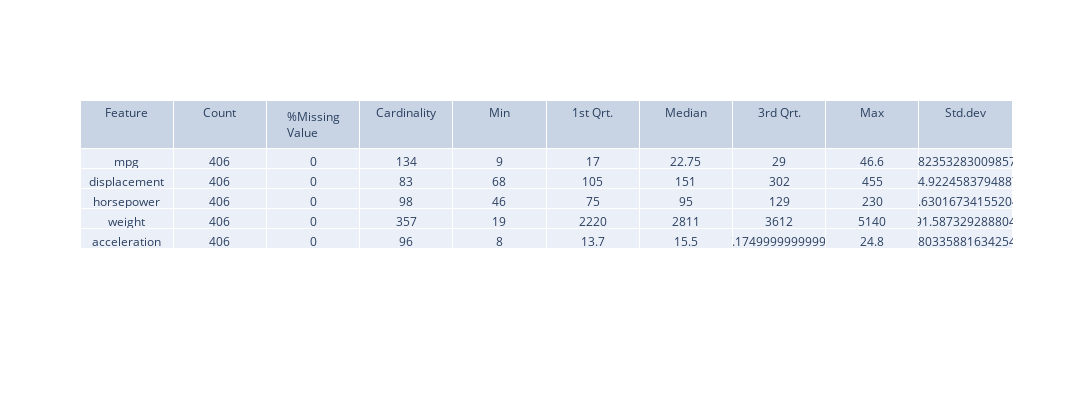
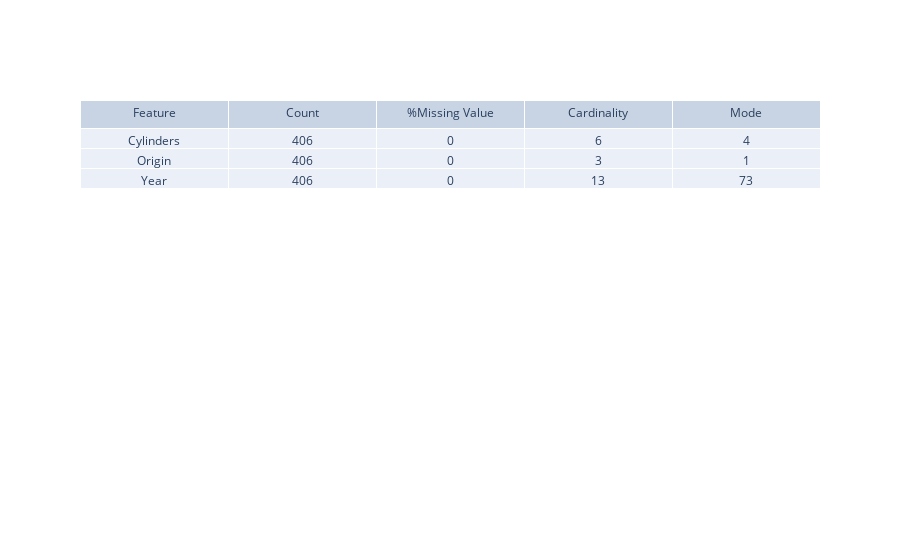

The notebook cell saved with these charts, in order:
### Markdown cell above
### Bonus Question (20 points)

Create a data quality report for the Auto-MPG dataset. 

Provide the data quality tables, distributions of categorical and nominal variables.

Also provide your solutions for handling outliers and missing values. 

Create the data quality tables after handling outliers and missing values.

Provide this as a separate PDF file. You can use the cells below to find statistics and create visualizations.

### Code cell
import plotly.graph_objects as go
import numpy as np
import statistics
from sklearn.impute import KNNImputer

print("Data Quality Report".center(100));
print("-------------------".center(100));

print('\033[1m' + 'ABT for Auto-mpg dataset');
display(adf)


print('\033[1m' + 'Numerical Features');
display(adf[numerical].describe())


fig, ax=plt.subplots(1,5,figsize=(18,6))
adf_for_hist=adf[numerical]
adf_for_hist.hist(bins=15, alpha=0.5, ax=ax)
plt.show();


print('\033[1m' + 'Categorical Features');
display(adf[categorical].describe())



sns.countplot(adf['cylinders']);
plt.title('No of Cylinders');
plt.show();

sns.countplot(adf['year']);
plt.title('Year')
plt.show();

plt.title('Origin');
sns.countplot(adf['origin']);
plt.show();

#For handling outliers and missing values
#Finding the outlier

Q1 = adf.quantile(0.25)
Q3 = adf.quantile(0.75)
IQR = Q3 - Q1

#Identifying lower and upper bound outliers for attributes

Lower_Fence = Q1 - (1.5 * IQR)

Upper_Fence = Q3 + (1.5 * IQR)

#Removing the outlier

adf_out = adf[~((adf < (Q1 - 1.5 * IQR)) |(adf > (Q3 + 1.5 * IQR))).any(axis=1)]

#impute missing values
knn_imputer = KNNImputer(n_neighbors=3)
impute_copy = adf[['mpg', 'cylinders', 'displacement', 'horsepower', 'weight','acceleration','year','origin']].copy()

df_filled = knn_imputer.fit_transform(impute_copy)

#Converting to Dataframe
new_df=pd.DataFrame(df_filled)
new_df.columns=['mpg', 'cylinders', 'displacement', 'horsepower', 'weight','acceleration','year','origin']

print('\033[1m' + 'Data Quality table after removing outliers and imputing missing values');

print('\033[1m' + 'Continuous Features');

fig = go.Figure(data=[go.Table(header=dict(values=['Feature', 'Count', '%Missing Value','Cardinality','Min','1st Qrt.','Median','3rd Qrt.','Max','Std.dev']),
                 cells=dict(values=[['mpg','displacement','horsepower','weight','acceleration'], [new_df['mpg'].count(), new_df['displacement'].count(), new_df['horsepower'].count(), new_df['acceleration'].count(),new_df['weight'].count()],[new_df['mpg'].isnull().sum(),new_df['displacement'].isnull().sum(),new_df['horsepower'].isnull().sum(),new_df['weight'].isnull().sum(),new_df['acceleration'].isnull().sum()],[new_df['mpg'].unique().size,new_df['displacement'].unique().size,new_df['horsepower'].unique().size,new_df['weight'].unique().size,new_df['acceleration'].unique().size],[new_df['mpg'].min(),new_df['displacement'].min(),new_df['horsepower'].min(),new_df['weight'].min(),new_df['acceleration'].min()],[new_df['mpg'].quantile(0.25),new_df['displacement'].quantile(0.25),new_df['horsepower'].quantile(0.25),new_df['weight'].quantile(0.25),new_df['acceleration'].quantile(0.25)],[new_df['mpg'].median(),new_df['displacement'].median(),new_df['horsepower'].median(),new_df['weight'].median(),new_df['acceleration'].median()],[new_df['mpg'].quantile(0.75),new_df['displacement'].quantile(0.75),new_df['horsepower'].quantile(0.75),new_df['weight'].quantile(0.75),new_df['acceleration'].quantile(0.75)],[new_df['mpg'].max(),new_df['displacement'].max(),new_df['horsepower'].max(),new_df['weight'].max(),new_df['acceleration'].max()],[new_df['mpg'].std(),new_df['displacement'].std(),new_df['horsepower'].std(),new_df['weight'].std(),new_df['acceleration'].std()]]))
                     ])
fig.update_layout(width=1500, height=400)
fig.show()


print('\033[1m' + 'Categorical Features');

fig1 = go.Figure(data=[go.Table(header=dict(values=['Feature', 'Count', '%Missing Value','Cardinality','Mode']),
                 cells=dict(values=[['Cylinders','Origin','Year'], [new_df['cylinders'].count(), new_df['origin'].count(), new_df['year'].count()],[new_df['cylinders'].isnull().sum(),new_df['origin'].isnull().sum(),new_df['year'].isnull().sum()],[new_df['cylinders'].unique().size,new_df['origin'].unique().size,new_df['year'].unique().size],[statistics.mode(adf['cylinders']),statistics.mode(adf['origin']),statistics.mode(adf['year'])]]))
                     ])

fig1.show()

### Figure 1 — Plotly figure (JSON) as saved in the notebook; plotly's stock layout.template omitted (floating-point values rounded to 4 significant figures)
{"data": [{"cells": {"values": [["mpg", "displacement", "horsepower", "weight", "acceleration"], [406, 406, 406, 406, 406], [0, 0, 0, 0, 0], [134, 83, 98, 357, 96], [9, 68, 46, 19, 8], [17, 105, 75, 2220, 13.7], [22.75, 151, 95, 2811, 15.5], [29, 302, 129, 3612, 17.17], [46.6, 455, 230, 5140, 24.8], [7.824, 104.9, 38.63, 891.6, 2.803]]}, "header": {"values": ["Feature", "Count", "%Missing Value", "Cardinality", "Min", "1st Qrt.", "Median", "3rd Qrt.", "Max", "Std.dev"]}, "type": "table"}], "layout": {"height": 400, "width": 1500}}

### Figure 2 — Plotly figure (JSON) as saved in the notebook; plotly's stock layout.template omitted (floating-point values rounded to 4 significant figures)
{"data": [{"cells": {"values": [["Cylinders", "Origin", "Year"], [406, 406, 406], [0, 0, 0], [6, 3, 13], [4, 1, 73]]}, "header": {"values": ["Feature", "Count", "%Missing Value", "Cardinality", "Mode"]}, "type": "table"}], "layout": {}}
